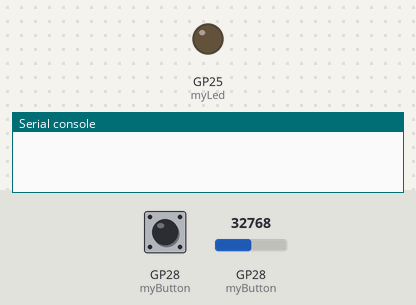
A program run on a simulated Raspberry Pi Pico running MicroPython. Shown: output pins drawn as LEDs (lit = HIGH), the last lines printed to the serial console. The test bench sets the inputs (shaded band); at power-on: GP28 (myButton) LOW, GP28 (myButton) = 32768 (analog values on the 0–65535 scale).

Above: at 1.2 s.
1.3 s: GP28 (myButton) pulled HIGH for 0.6 s
At 1.9 s:
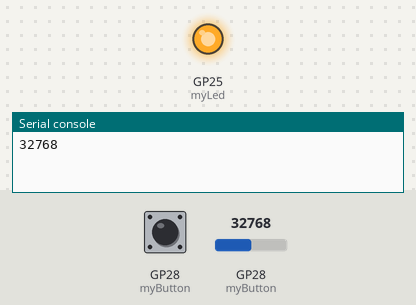
3.5 s: GP28 (myButton) pulled HIGH for 3.2 s
At 7.4 s:
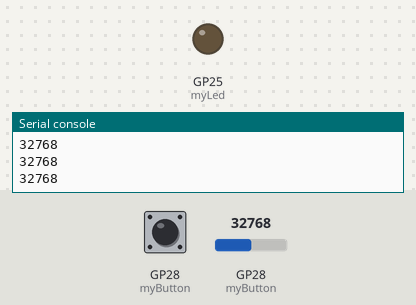
Timing chart, 0 to 8.9 s (numbered marks = the images above; inputs shaded):
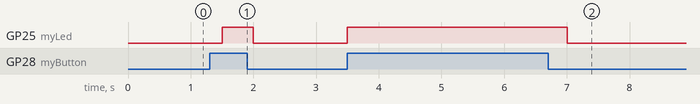

The program:

button.py
```python
from machine import Pin, ADC
import time

myButton = Pin(28,Pin.IN)
myLed = Pin('LED',Pin.OUT)


adc = ADC(myButton)


while True:
    if myButton.value() == 1:
        myLed.value(1)
        print(adc.read_u16())
    else:
        myLed.value(0)
    time.sleep(0.5)
   
```

Measured:
- after the input at 1.3 s, GP25 (myLed): LOW → HIGH after 0.20 s, → LOW 0.50 s later
- after the input at 3.5 s, GP25 (myLed): LOW → HIGH at once, → LOW 3.5 s later
